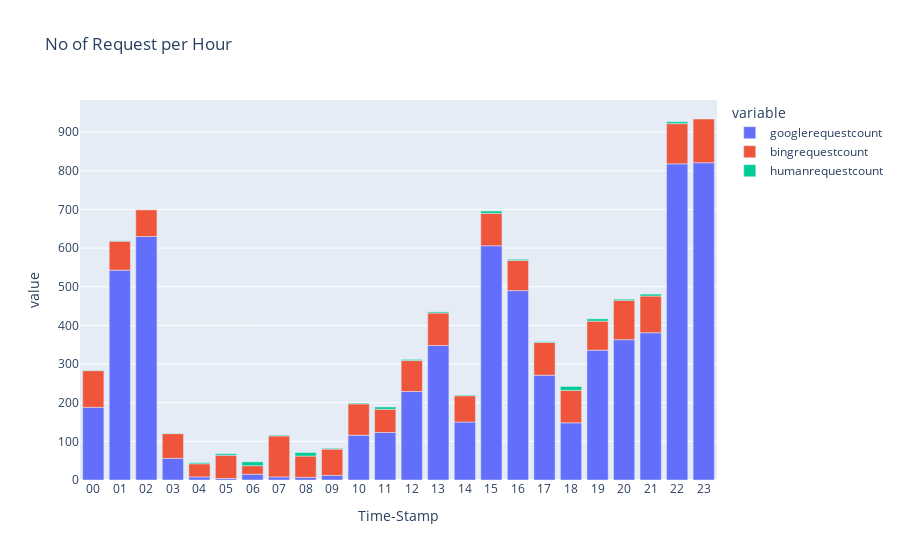

Notebook code for this chart:
### Code cell
google_time_stamp_df= google_bot_df.groupby('Time-Stamp')['X-IP'].agg(googlerequestcount='count').sort_values('googlerequestcount',ascending=False)
bing_time_stamp_df= bing_bot_df.groupby('Time-Stamp')['X-IP'].agg(bingrequestcount='count').sort_values('bingrequestcount',ascending=False)
human_time_stamp_df= human_df.groupby('Time-Stamp')['X-IP'].agg(humanrequestcount='count').sort_values('humanrequestcount',ascending=False)
time_based_df = pd.concat([google_time_stamp_df,bing_time_stamp_df,human_time_stamp_df])

fig = px.bar(time_based_df.sort_index(axis = 0),title='No of Request per Hour')
fig.show()

### Figure 1 — Plotly figure (JSON) as saved in the notebook; plotly's stock layout.template omitted (floating-point values rounded to 4 significant figures)
{"data": [{"alignmentgroup": "True", "hovertemplate": "variable=googlerequestcount<br>Time-Stamp=%{x}<br>value=%{y}<extra></extra>", "legendgroup": "googlerequestcount", "marker": {"color": "#636efa", "pattern": {"shape": ""}}, "name": "googlerequestcount", "offsetgroup": "googlerequestcount", "orientation": "v", "showlegend": true, "textposition": "auto", "type": "bar", "x": ["00", "00", "00", "01", "01", "01", "02", "02", "03", "03", "03", "04", "04", "04", "05", "05", "05", "06", "06", "06", "07", "07", "07", "08", "08", "08", "09", "09", "09", "10", "10", "10", "11", "11", "11", "12", "12", "12", "13", "13", "13", "14", "14", "14", "15", "15", "15", "16", "16", "16", "17", "17", "17", "18", "18", "18", "19", "19", "19", "20", "20", "20", "21", "21", "21", "22", "22", "22", "23", "23"], "xaxis": "x", "y": [null, 188, null, 543, null, null, null, 630, null, 56, null, null, 8, null, null, null, 4, null, 15, null, null, null, 8, 7, null, null, 12, null, null, null, null, 116, null, null, 123, 229, null, null, null, 348, null, null, 150, null, 606, null, null, 490, null, null, null, 271, null, 148, null, null, 336, null, null, null, 363, null, 381, null, null, null, null, 818, null, 821], "yaxis": "y"}, {"alignmentgroup": "True", "hovertemplate": "variable=bingrequestcount<br>Time-Stamp=%{x}<br>value=%{y}<extra></extra>", "legendgroup": "bingrequestcount", "marker": {"color": "#EF553B", "pattern": {"shape": ""}}, "name": "bingrequestcount", "offsetgroup": "bingrequestcount", "orientation": "v", "showlegend": true, "textposition": "auto", "type": "bar", "x": ["00", "00", "00", "01", "01", "01", "02", "02", "03", "03", "03", "04", "04", "04", "05", "05", "05", "06", "06", "06", "07", "07", "07", "08", "08", "08", "09", "09", "09", "10", "10", "10", "11", "11", "11", "12", "12", "12", "13", "13", "13", "14", "14", "14", "15", "15", "15", "16", "16", "16", "17", "17", "17", "18", "18", "18", "19", "19", "19", "20", "20", "20", "21", "21", "21", "22", "22", "22", "23", "23"], "xaxis": "x", "y": [null, null, 95, null, 75, null, 69, null, 64, null, null, 34, null, null, 60, null, null, null, null, 22, 106, null, null, null, null, 55, null, 68, null, null, 81, null, 60, null, null, null, 80, null, null, null, 84, 68, null, null, null, null, 84, null, 78, null, null, null, 85, null, 84, null, null, null, 75, null, null, 102, null, 95, null, null, 104, null, 113, null], "yaxis": "y"}, {"alignmentgroup": "True", "hovertemplate": "variable=humanrequestcount<br>Time-Stamp=%{x}<br>value=%{y}<extra></extra>", "legendgroup": "humanrequestcount", "marker": {"color": "#00cc96", "pattern": {"shape": ""}}, "name": "humanrequestcount", "offsetgroup": "humanrequestcount", "orientation": "v", "showlegend": true, "textposition": "auto", "type": "bar", "x": ["00", "00", "00", "01", "01", "01", "02", "02", "03", "03", "03", "04", "04", "04", "05", "05", "05", "06", "06", "06", "07", "07", "07", "08", "08", "08", "09", "09", "09", "10", "10", "10", "11", "11", "11", "12", "12", "12", "13", "13", "13", "14", "14", "14", "15", "15", "15", "16", "16", "16", "17", "17", "17", "18", "18", "18", "19", "19", "19", "20", "20", "20", "21", "21", "21", "22", "22", "22", "23", "23"], "xaxis": "x", "y": [1, null, null, null, null, 1, null, null, null, null, 1, null, null, 3, null, 4, null, 10, null, null, null, 2, null, null, 9, null, null, null, 2, 2, null, null, null, 6, null, null, null, 3, 3, null, null, null, null, 2, null, 6, null, null, null, 3, 2, null, null, null, null, 10, null, 6, null, 3, null, null, null, null, 5, 5, null, null, null, null], "yaxis": "y"}], "layout": {"barmode": "relative", "legend": {"title": {"text": "variable"}, "tracegroupgap": 0}, "title": {"text": "No of Request per Hour"}, "xaxis": {"anchor": "y", "domain": [0, 1], "title": {"text": "Time-Stamp"}}, "yaxis": {"anchor": "x", "domain": [0, 1], "title": {"text": "value"}}}}
